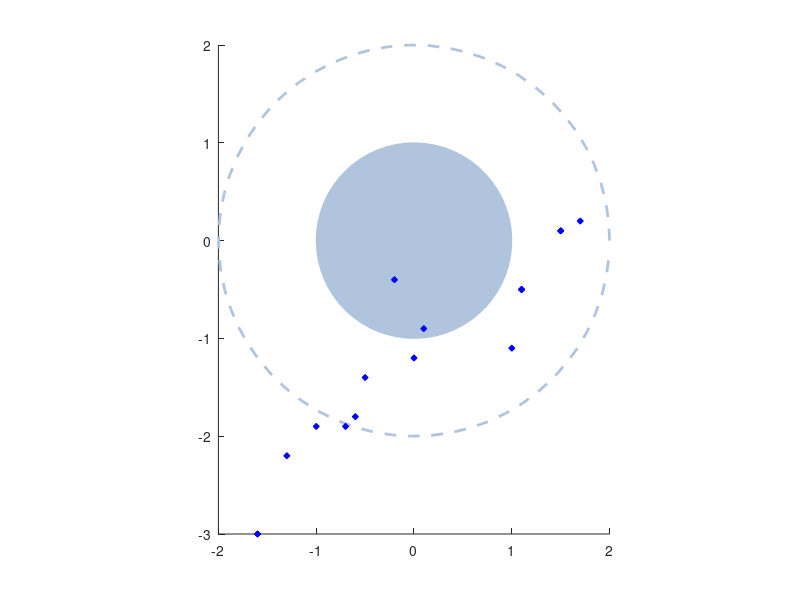

The MATLAB source for this figure: (Note: this script raises an error after producing the figure.)
fid = fopen('ellipsedata.txt');
data = textscan(fid, '%f %f %f %f %s');
X=data{1,1};
XE=data{1,2};
Y=data{1,3};
YE=data{1,4};
sizeSymbol = 20;
close all;
clear title xlabel ylabel;
%hFigure = figure('Units', 'pixels', 'Position', [100 100 740 440]);
hFigure = figure('Units', 'pixels', 'Position', [100 100 800 400]);
daspect([1,1,1]);
hold on;

%Draw Ellipse
angle = 43.2/180*pi;
%a = 0.912317;
a = 1;
%b = 0.942536;
b = 1;
cx = 0;
cy = 0;
color = [176/255,196/255,222/255];
r=0:0.1:2*pi+0.1;
p=[(a*cos(r))' (b*sin(r))'];
alpha=[cos(angle) -sin(angle)
       sin(angle) cos(angle)];   
p1=p*alpha; 
h0 = patch(cx+p1(:,1),cy+p1(:,2),color,'EdgeColor',color);

% Circle
t = 0 : .1 : 2*pi;
x = 2 * cos(t) + 0;
y = 2 * sin(t) + 0;
ch=plot(x, y,'--');
set(ch,'Color',color);
set(ch,'LineWidth',2);

%hh = hatchfill(h0,'cross',45,40,color);
%set(hh,'color','w','linewidth',1.5)

% Twin_Kwashiorkor
color=[0 0 255/255]; % 9
initIdx=1;
endIdx=16;
%h1 = scatter(X(initIdx:endIdx),Y(initIdx:endIdx),size,color,'filled','MarkerEdgeColor',[0 0 255/255], 'MarkerFaceColor',color);
h1 = scatter(X(initIdx:endIdx),Y(initIdx:endIdx),sizeSymbol,'d','filled','MarkerEdgeColor',[0 0 255/255], 'MarkerFaceColor',color);
h1b = errorbarxy(X(initIdx:endIdx),Y(initIdx:endIdx),XE(initIdx:endIdx),YE(initIdx:endIdx),{'.',color,color});

% Twin_healthy
color=[0/255 255/255 255/255]; % 8
initIdx=17;
endIdx=31;
%h2 = scatter(X(initIdx:endIdx),Y(initIdx:endIdx),size,color,'filled','MarkerEdgeColor',[0 0 0], 'MarkerFaceColor',color);
%h2 = scatter(X(initIdx:endIdx),Y(initIdx:endIdx),'d','filled','MarkerEdgeColor',[0/255 255/255 255/255], 'MarkerFaceColor',color);
%h2b = errorbarxy(X(initIdx:endIdx),Y(initIdx:endIdx),XE(initIdx:endIdx),YE(initIdx:endIdx),{'.',color,color});

% Plant_Diet
color=[0 153/255 76/255]; % 7
initIdx=32;
endIdx= 41;
%h3 = scatter(X(initIdx:endIdx),Y(initIdx:endIdx),size,color,'filled','MarkerEdgeColor',[0 0 0], 'MarkerFaceColor',color)
h3 = scatter(X(initIdx:endIdx),Y(initIdx:endIdx),sizeSymbol,'s','filled','MarkerEdgeColor',[0 153/255 76/255], 'MarkerFaceColor',color);
h3b = errorbarxy(X(initIdx:endIdx),Y(initIdx:endIdx),XE(initIdx:endIdx),YE(initIdx:endIdx),{'.',color,color});

% Animal_Diet
color=[0/255 255/255 0/255]; % 6
initIdx=42;
endIdx=49;
%h4 = scatter(X(initIdx:endIdx),Y(initIdx:endIdx),size,color,'filled','MarkerEdgeColor',[0 0 0], 'MarkerFaceColor',color);
h4 = scatter(X(initIdx:endIdx),Y(initIdx:endIdx),sizeSymbol,'s','filled','MarkerEdgeColor',[0/255 255/255 0/255], 'MarkerFaceColor',color);
h4b = errorbarxy(X(initIdx:endIdx),Y(initIdx:endIdx),XE(initIdx:endIdx),YE(initIdx:endIdx),{'.',color,color});

% OB_II
color=[255/255 255/255 0/255]; % 3; % 5
initIdx= 50;
endIdx= 51;
%h5 = scatter(X(initIdx:endIdx),Y(initIdx:endIdx),size,color,'filled','MarkerEdgeColor',[0 0 0], 'MarkerFaceColor',color);
%h5 = scatter(X(initIdx:endIdx),Y(initIdx:endIdx),'>','filled','MarkerEdgeColor',[255/255 255/255 0/255], 'MarkerFaceColor',color);
%h5b = errorbarxy(X(initIdx:endIdx),Y(initIdx:endIdx),XE(initIdx:endIdx),YE(initIdx:endIdx),{'.',color,color});

% OB_III
color=[255/255 204/255 204/255]; %4
initIdx= 52;
endIdx= 55;
%h6 = scatter(X(initIdx:endIdx),Y(initIdx:endIdx),size,color,'filled','MarkerEdgeColor',[0 0 0], 'MarkerFaceColor',color);
h6 = scatter(X(initIdx:endIdx),Y(initIdx:endIdx),sizeSymbol,'>','filled','MarkerEdgeColor',[255/255 204/255 204/255], 'MarkerFaceColor',color);
h6b = errorbarxy(X(initIdx:endIdx),Y(initIdx:endIdx),XE(initIdx:endIdx),YE(initIdx:endIdx),{'.',color,color});

% OB_III_DIET
color=[204/255 0/255 204/255]; % 3
initIdx=56;
endIdx=58;
%h7 = scatter(X(initIdx:endIdx),Y(initIdx:endIdx),size,color,'filled','MarkerEdgeColor',[0 0 0], 'MarkerFaceColor',color);
h7 = scatter(X(initIdx:endIdx),Y(initIdx:endIdx),sizeSymbol,'>','filled','MarkerEdgeColor',[204/255 0/255 204/255], 'MarkerFaceColor',color);
h7b = errorbarxy(X(initIdx:endIdx),Y(initIdx:endIdx),XE(initIdx:endIdx),YE(initIdx:endIdx),{'.',color,color});

% Antibiotics
color=[255/255 51/255 51/255]; % 2
initIdx=59;
endIdx=64;
h8 = scatter(X(initIdx:endIdx),Y(initIdx:endIdx),sizeSymbol,color,'filled','MarkerEdgeColor',[255/255 51/255 51/255], 'MarkerFaceColor',color);
h8b = errorbarxy(X(initIdx:endIdx),Y(initIdx:endIdx),XE(initIdx:endIdx),YE(initIdx:endIdx),{'.',color,color});

% IBS (SPECIAL DATA PLACEMENT)
color=[0/255 0/255 0/255]; % 1
initIdx= 65;
endIdx= 66;
specialIdx = 66;
X(specialIdx) = X(specialIdx)-7.0; % move data in the figure (custom X-axis labeling required) 
XE(specialIdx) = XE(specialIdx)/2.0; % rescale data in the figure (custom X-axis labeling required) 
h9 = scatter(X(initIdx:endIdx),Y(initIdx:endIdx),sizeSymbol,'p','filled','MarkerEdgeColor',[0/255 0/255 0/255], 'MarkerFaceColor',color);
h9b = errorbarxy(X(initIdx:endIdx),Y(initIdx:endIdx),XE(initIdx:endIdx),YE(initIdx:endIdx),{'w.',color,color});

% HLS_TRIP
color=[255/255 0/255 255/255]; % 
initIdx= 67;
endIdx= 67;
h10 = scatter(X(initIdx:endIdx),Y(initIdx:endIdx),sizeSymbol,'^','filled','MarkerEdgeColor',color, 'MarkerFaceColor',color);
h10b = errorbarxy(X(initIdx:endIdx),Y(initIdx:endIdx),XE(initIdx:endIdx),YE(initIdx:endIdx),{'w.',color,color});

% HLS_SICK
color=[127/255 0/255 255/255]; % 
initIdx= 68;
endIdx= 68;
h11 = scatter(X(initIdx:endIdx),Y(initIdx:endIdx),sizeSymbol,'^','filled','MarkerEdgeColor',color, 'MarkerFaceColor',color);
h11b = errorbarxy(X(initIdx:endIdx),Y(initIdx:endIdx),XE(initIdx:endIdx),YE(initIdx:endIdx),{'w.',color,color});

%hTitle  = title ('Diagram of regions for health and sick members.');
hXLabel = xlabel('V  (SD units)');
hYLabel = ylabel('\beta  (SD units)');
lbl = {'Zone of Health','Kwashiorkor','Plant Diet','Animal Diet','Ob III','Ob III Diet','Antibiotics','IBS','Lifestyle Trip','Lifestyle Sick'};
hLegend = legend([h0 h1 h3 h4 h6 h7 h8 h9 h10 h11],lbl,'Location','southeast');

% Custom X-axis ticks and labeling 
set([hXLabel, hYLabel],'FontName','AvantGarde','FontSize',14);
set(gca, 'Box','on','TickDir','out','TickLength',[.01 .01],'XMinorTick','off','YMinorTick','off','XColor',[.0 .0 .0],'YColor',[.0 .0 .0],'LineWidth',0.4,'FontName','AvantGarde','FontSize',10);
set(gca, 'XTickLabel',{'-2','0','2','4','6','8','10','17','21','25','29'});
%set(gca, 'XTickLabel',{'-2','0','2','4','6','8','13','15','17','19','21','23'});
axis([-2.5 18 -4 6]);
%axis([-2.5 9.5 -4 3.5]);
%axis([-2.5 16 -4 6]);

%--------------------
%start=8.5;
%width=0.5;
%stop=9;
%ytick=get(gca,'YTick');
%t1=text(start+width/2,ytick(1),'//','fontsize',15);
%t2=text(start+width/2,ytick(max(length(ytick))),'//','fontsize',15);
axbreak = 10.5;
ytick=get(gca,'YTick');
t1=text(axbreak,ytick(1),'//','fontsize',15);
t2=text(axbreak,ytick(max(length(ytick))),'//','fontsize',15);
%-------------
        
set(gcf, 'PaperUnits', 'centimeters','PaperPositionMode', 'auto','PaperSize',[20, 40]);

%print(hFigure, '-dpng', '-zbuffer','-r600', 'Fig2.png');
%print(hFigure, 'Fig2.pdf','-dpdf', '-r600', '-bestfit');
print(hFigure, 'Fig2.eps','-depsc2', '-r600');

% set(hFigure, 'PaperUnits','centimeters')
% %set(hFigure, 'PaperSize',[10 10])
% print(hFigure, '-dpng', '-zbuffer','-r600', 'Fig2.png')

fclose(fid);